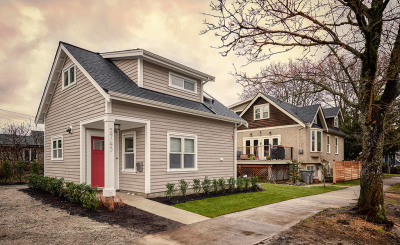
#> input picture s_ev1.jpg, 400 x 245 px
$ jupyter execute 'resimdenBölgeAlma.ipynb'
#> lines starting #> are read from the running program, lines starting #| are printed output that depends on the picture; after the words box and inside, x2 and y2 are one past the last pixel; in counts of white or black regions, pixels touching at a corner belong together
[cell 1]
import cv2
import numpy as np

[cell 2]
resim=cv2.imread("s_ev1.jpg")
#> resim is the input picture: shape (245, 400, 3); mean B, G, R 113.2, 131.4, 148.1

resim2=resim[0:240,0:300]
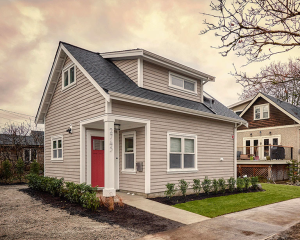
#> resim2: shape (240, 300, 3); mean B, G, R 126.7, 145.7, 162.3

cv2.imshow(" ",resim)
cv2.waitKey(0)

cv2.imshow(" ",resim2)


cv2.waitKey(0)
cv2.destroyAllWindows()
print(resim.shape)
#| (245, 400, 3)

[cell 3]
resim=cv2.imread("s_ev1.jpg")

resim2=resim[50:150,200:300]
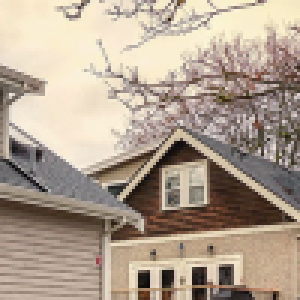
#> resim2: shape (100, 100, 3) (shown 3 times larger); mean B, G, R 143.7, 159.9, 175.6

resim[0:100,0:100]=resim2 #parçasını aldığm resmi farklı bir konuma yapıştırdım
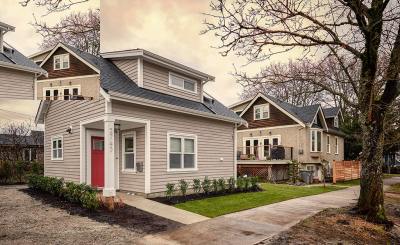
#> resim: shape (245, 400, 3); 10.2% of pixels changed, all inside (x1, y1, x2, y2) = (0, 0, 100, 100)

resim[:,:,2]=100
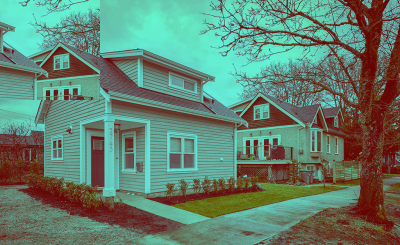
#> resim: shape (245, 400, 3); mean B, G, R 111.8, 129.5, 100

cv2.imshow(" ",resim)
cv2.waitKey(0)

cv2.destroyAllWindows()

$ run again, with s_futbol1.jpg copied over s_ev1.jpg
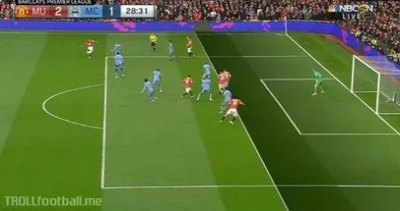
#> input picture s_futbol1.jpg, 400 x 211 px
#> resim is the input picture: shape (211, 400, 3); mean B, G, R 54.3, 111.4, 87.3
#| (211, 400, 3)
#> `resim2=resim[50:150,200:300]`:
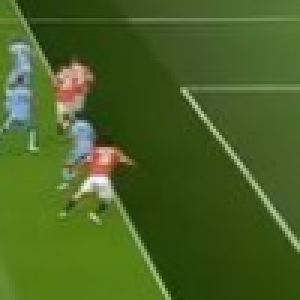
#> resim2: shape (100, 100, 3) (shown 3 times larger); mean B, G, R 36.2, 97.9, 72.8
#> `resim[:,:,2]=100`:
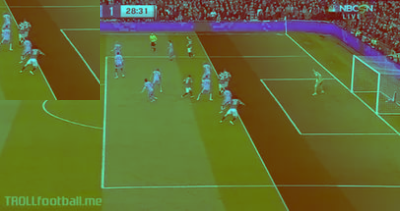
#> resim: shape (211, 400, 3); mean B, G, R 50.2, 109.1, 100
